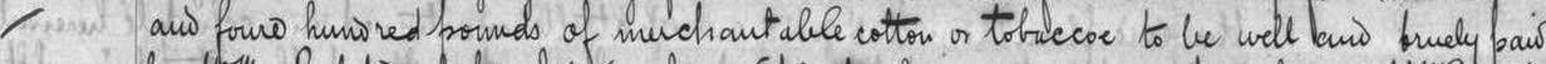
#> input picture data/processed_images/0F9UPVFDkUYwkiUI.jpg, 3092 x 128 px, found by its file name (shown at 1/2 size); its folder holds only this picture in this run
$ python batch_process_all_images.py
#> lines starting #> are read from the running program, lines starting #| are printed output that depends on the picture; after the words box and inside, x2 and y2 are one past the last pixel; in counts of white or black regions, pixels touching at a corner belong together
### src/preprocessing.py
"""
Advanced Historical Paleography Preprocessing Engine
Designed specifically for 18th-Century Iron Gall Ink on Aged Parchment.

Pillars Implemented:
1. CIELAB Color-Space Ink Isolation (Verso Bleed-Through & Yellowing Suppression: L* - b*)
2. Projection Profile Variance Deskewing (Baseline Straightening for Vertical Column Alignment)
3. Morphological Stroke Healing (3x3 Micro-Gap Closing for Faded Hairline Loops)
4. Dynamic Pixel-Density Scaling (Aspect Ratio Preservation preventing loop compression)
"""

import os
import re
import numpy as np
import pandas as pd
from PIL import Image, ImageOps, ImageFilter
from typing import Tuple, Optional, Dict, Any, List

try:
    import cv2
    cv2.setNumThreads(1)
    HAS_CV2 = True
except ImportError:
    HAS_CV2 = False

# Tier 1 Noise Characters identified during EDA
TIER1_NOISE_CHARS = ['\\', '|', '#', '?', '*']
NOISE_REGEX_PATTERN = re.compile(r'[' + re.escape(''.join(TIER1_NOISE_CHARS)) + r']')


class TextNormalizer:
    """
    Phase 1: Ground-Truth Text Normalizer.
    Cleans target text strings by removing ultra-rare noise symbols
    and compressing extra whitespaces.
    """
    def __init__(self, noise_chars: List[str] = TIER1_NOISE_CHARS):
        self.noise_chars = noise_chars
        self.pattern = re.compile(r'[' + re.escape(''.join(noise_chars)) + r']')

    # [10 lines left out: function clean_text, not called in this run]


class HistoricalPaleographyEnhancer:
    """
    Advanced Paleographic Preprocessing Engine for 18th-century manuscripts.
    """
    def __init__(
        self,
        target_height: int = 128,
        gamma_yellow_suppression: float = 0.65,
        deskew: bool = True,
        heal_strokes: bool = True
    ):
        self.target_height = target_height
        self.gamma = gamma_yellow_suppression
        self.deskew = deskew
        self.heal_strokes = heal_strokes

    def isolate_iron_gall_ink(self, img_rgb: np.ndarray) -> np.ndarray:
        """
        Pillar 2: CIELAB Color-Space Ink Isolation.
        Suppresses yellow parchment background & verso bleed-through via L* - gamma * b*.
        """
        if not HAS_CV2:
            # High-performance NumPy / PIL fallback
            r, g, b = img_rgb[:, :, 0], img_rgb[:, :, 1], img_rgb[:, :, 2]
            # Iron gall ink is dark with low red/green; yellow parchment has high red/green and low blue
            ink_contrast = (0.299 * r + 0.587 * g + 0.114 * b) - (0.5 * (r + g) - b)
            ink_normalized = np.clip(ink_contrast, 0, 255).astype(np.uint8)
            return ink_normalized

        # Convert to CIELAB color space
        lab = cv2.cvtColor(img_rgb, cv2.COLOR_RGB2LAB)
        L, a, b_chan = cv2.split(lab)

        # L* measures darkness; b* measures Yellow (>128) vs Blue (<128)
        # Subtracting yellow opponent suppresses aged parchment staining and bleed-through
        L_float = L.astype(np.float32)
        b_float = b_chan.astype(np.float32) - 128.0

        # Enhance ink darkness while pushing parchment background to white
        ink_signal = L_float - (self.gamma * np.maximum(b_float, 0))
        ink_signal = np.clip(ink_signal, 0, 255).astype(np.uint8)

        # CLAHE on isolated ink signal
        clahe = cv2.createCLAHE(clipLimit=2.0, tileGridSize=(8, 8))
        enhanced = clahe.apply(ink_signal)
        return enhanced

    def find_deskew_angle(self, gray: np.ndarray, max_angle: float = 7.0, step: float = 0.5) -> float:
        """
        Pillar 3: Horizontal Projection Profile Variance Optimization.
        Finds the exact rotation angle that aligns text baselines horizontally.
        """
        best_angle = 0.0
        max_variance = 0.0
        h, w = gray.shape

        # Downsample for ultra-fast angle search (< 2ms)
        small_h = min(64, h)
        small_w = int(w * (small_h / h))
        if HAS_CV2:
            small_img = cv2.resize(gray, (small_w, small_h), interpolation=cv2.INTER_AREA)
        else:
            pil_s = Image.fromarray(gray).resize((small_w, small_h), Image.Resampling.BILINEAR)
            small_img = np.array(pil_s)

        # Binarize text mask for projection
        thresh = small_img < np.percentile(small_img, 30)

        angles = np.arange(-max_angle, max_angle + step, step)
        for angle in angles:
            if HAS_CV2:
                M = cv2.getRotationMatrix2D((small_w / 2, small_h / 2), angle, 1.0)
                rotated = cv2.warpAffine(thresh.astype(np.uint8), M, (small_w, small_h), flags=cv2.INTER_NEAREST)
            else:
                p_rot = Image.fromarray(thresh).rotate(angle, resample=Image.Resampling.NEAREST)
                rotated = np.array(p_rot)

            # Horizontal projection profile: sum across columns
            profile = np.sum(rotated, axis=1)
            variance = np.var(profile)

            if variance > max_variance:
                max_variance = variance
                best_angle = angle

        return best_angle

    def apply_deskew(self, img: np.ndarray, angle: float) -> np.ndarray:
        """Rotates image by optimal baseline angle."""
        if abs(angle) < 0.2:
            return img

        h, w = img.shape[:2]
        if HAS_CV2:
            M = cv2.getRotationMatrix2D((w / 2, h / 2), angle, 1.0)
            rotated = cv2.warpAffine(img, M, (w, h), borderMode=cv2.BORDER_REPLICATE)
            return rotated
        else:
            pil_img = Image.fromarray(img)
            return np.array(pil_img.rotate(angle, resample=Image.Resampling.BICUBIC, fillcolor=255))

    def heal_faded_strokes(self, gray: np.ndarray) -> np.ndarray:
        """
        Pillar 4: Morphological Closing (3x3 Kernel).
        Bridges 1-2px hairline gaps in faded cursive loops without blurring.
        """
        if not HAS_CV2:
            pil_img = Image.fromarray(gray)
            # Subtle min/max filter sequence equivalent to closing
            return np.array(pil_img.filter(ImageFilter.MinFilter(3)).filter(ImageFilter.MaxFilter(3)))

        # Inverted mask so ink is foreground
        inv = 255 - gray
        kernel = cv2.getStructuringElement(cv2.MORPH_ELLIPSE, (3, 3))
        closed_inv = cv2.morphologyEx(inv, cv2.MORPH_CLOSE, kernel)
        healed = 255 - closed_inv
        return healed

    def process_image(self, img_rgb: np.ndarray) -> np.ndarray:
        """
        Full 4-Pillar Paleography Pipeline.
        """
        # Step 1: CIELAB Ink Isolation
        isolated = self.isolate_iron_gall_ink(img_rgb)

        # Step 2: Projection Profile Deskewing
        if self.deskew:
            angle = self.find_deskew_angle(isolated)
            isolated = self.apply_deskew(isolated, angle)

        # Step 3: Morphological Stroke Healing
        if self.heal_strokes:
            isolated = self.heal_faded_strokes(isolated)

        # Step 4: Dynamic Pixel-Density Scaling (Aspect Ratio Preservation)
        orig_h, orig_w = isolated.shape[:2]
        aspect_ratio = orig_w / float(orig_h)
        new_w = max(1, int(round(self.target_height * aspect_ratio)))

        if HAS_CV2:
            resized = cv2.resize(isolated, (new_w, self.target_height), interpolation=cv2.INTER_CUBIC)
            rgb_out = cv2.cvtColor(resized, cv2.COLOR_GRAY2RGB)
        else:
            pil_gray = Image.fromarray(isolated)
            resized = pil_gray.resize((new_w, self.target_height), Image.Resampling.BICUBIC)
            rgb_out = np.array(resized.convert('RGB'))

        return rgb_out

    def process_file_to_pil(self, file_path: str) -> Image.Image:
        """Loads file, runs paleography pipeline, returns PIL Image."""
        with Image.open(file_path) as img:
            rgb = np.array(img.convert('RGB'))
            processed = self.process_image(rgb)
            return Image.fromarray(processed)


# Alias ImageEnhancer to the advanced HistoricalPaleographyEnhancer for seamless backward compatibility
ImageEnhancer = HistoricalPaleographyEnhancer

### scratch/batch_process_all_images.py
import os
import sys
import pandas as pd
from concurrent.futures import ThreadPoolExecutor, as_completed
from PIL import Image

# Ensure project root is in sys.path
SCRIPT_DIR = os.path.dirname(os.path.abspath(__file__))
PROJECT_ROOT = os.path.abspath(os.path.join(SCRIPT_DIR, '..'))
if PROJECT_ROOT not in sys.path:
    sys.path.insert(0, PROJECT_ROOT)

from src.preprocessing import HistoricalPaleographyEnhancer

def process_single_image(img_id, src_dir, dst_dir, enhancer):
    src_path = os.path.join(src_dir, f"{img_id}.jpg")
    dst_path = os.path.join(dst_dir, f"{img_id}.jpg")

    if not os.path.exists(src_path):
        return img_id, False, "Source file not found"

    try:
        pil_img = enhancer.process_file_to_pil(src_path)
        pil_img.save(dst_path, format="JPEG", quality=95)
        return img_id, True, "Success"
    except Exception as e:
        return img_id, False, str(e)

def main():
    print("==================================================================")
    print(" BATCH PALEOGRAPHY PREPROCESSING (CIELAB + DESKEW + HEALING) ")
    print("==================================================================")

    src_img_dir = os.path.join(PROJECT_ROOT, 'images')
    dst_img_dir = os.path.join(PROJECT_ROOT, 'data', 'processed_images')
    os.makedirs(dst_img_dir, exist_ok=True)

    train_csv = os.path.join(PROJECT_ROOT, 'Train.csv')
    test_csv = os.path.join(PROJECT_ROOT, 'Test.csv')

    train_df = pd.read_csv(train_csv)
#> (reads Train.csv from the repository)
    test_df = pd.read_csv(test_csv)
#> (reads Test.csv from the repository)

    all_ids = sorted(list(set(train_df['ID'].tolist() + test_df['ID'].tolist())))
    print(f"Total unique images to process: {len(all_ids):,} (Train: {len(train_df):,}, Test: {len(test_df):,})")

    enhancer = HistoricalPaleographyEnhancer(target_height=128, gamma_yellow_suppression=0.65, deskew=True, heal_strokes=True)

    success_count = 0
    fail_count = 0
    errors = []

    num_workers = min(16, os.cpu_count() or 4)
    print(f"Starting parallel processing with {num_workers} worker threads...\n")

    with ThreadPoolExecutor(max_workers=num_workers) as executor:
        futures = {
            executor.submit(process_single_image, img_id, src_img_dir, dst_img_dir, enhancer): img_id
            for img_id in all_ids
        }
#> in process_file_to_pil, img is the input picture: PIL image 3092x128 RGB; min 2, max 255, mean 189.2
#> in isolate_iron_gall_ink, `lab = cv2.cvtColor(img_rgb, cv2.COLOR_RGB2LAB)`: lab: shape (128, 3092, 3); mean of channels 0, 1, 2 194.5, 128, 128
#> in isolate_iron_gall_ink, `L, a, b_chan = cv2.split(lab)`: a: shape (128, 3092); every value is 128
#> in isolate_iron_gall_ink, `b_float = b_chan.astype(np.float32) - 128.0`: b_float: shape (128, 3092) float32; every value is 0
#> in isolate_iron_gall_ink, `enhanced = clahe.apply(ink_signal)`:
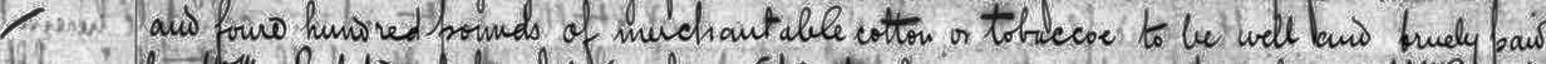
#> enhanced: shape (128, 3092) (shown at 1/2 size); min 0, max 255, mean 175.5
#> in find_deskew_angle, `small_img = cv2.resize(gray, (small_w, small_h), interpolation=cv2.INT..`:
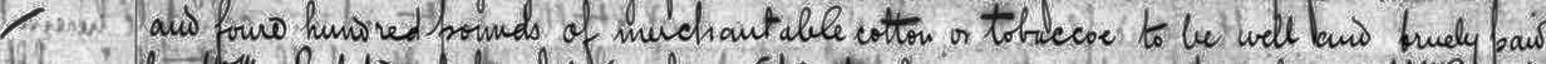
#> small_img: shape (64, 1546); min 1, max 255, mean 175.6
#> in find_deskew_angle, `thresh = small_img < np.percentile(small_img, 30)`:
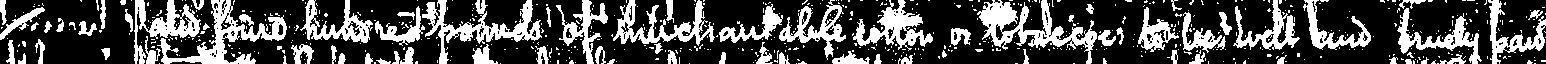
#> thresh: shape (64, 1546) bool; 29.6% white; 660 white regions (584 under 20 px), largest, box (x1, y1, x2, y2) and area: (977, 0, 1097, 64) 2494, (157, 0, 287, 64) 2262, (422, 0, 542, 64) 2144
#> the loop in find_deskew_angle, `for angle in angles:` made 29 passes
#> (variance, max_variance) on passes 1, 2, 3, 4, 8, 9, 10, 11, 12, 13, 14, 15: (576.5, 576.5), (649.6, 649.6), (874.9, 874.9), (1431.2, 1431.2), (1762.3, 1762.3), (2994.7, 2994.7), (4761.5, 4761.5), (6330.4, 6330.4), (9702.7, 9702.7), (17481.5, 17481.5), (21818.8, 21818.8), (30627.1, 30627.1)
#> variance on passes 5, 6, 7, 17, 18, 19: 1349, 1334.6, 1248.2, 50949.9, 36029.9, 21501.4
#> pass 1, in find_deskew_angle, `rotated = cv2.warpAffine(thresh.astype(np.uint8), M, (small_w, small_h..`:
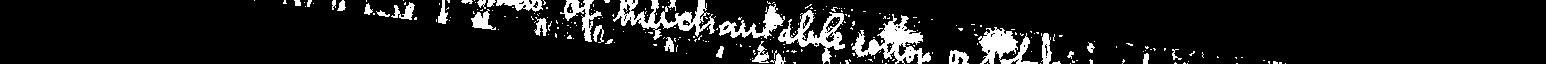
#> rotated: shape (64, 1546); values 0 (black) and 1 (white), 10% white; 261 white regions (228 under 20 px), largest, box (x1, y1, x2, y2) and area: (852, 14, 931, 64) 1543, (613, 0, 715, 40) 1385, (778, 10, 845, 64) 1168
#> pass 3, in find_deskew_angle, `rotated = cv2.warpAffine(thresh.astype(np.uint8), M, (small_w, small_h..`:
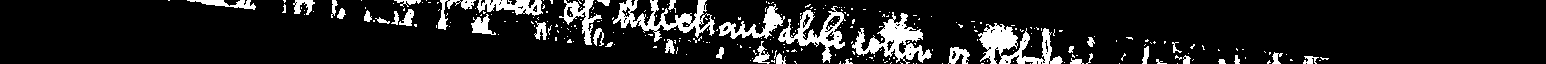
#> rotated: shape (64, 1546); values 0 (black) and 1 (white), 11.8% white; 286 white regions (244 under 20 px), largest, box (x1, y1, x2, y2) and area: (978, 23, 1063, 64) 1590, (852, 12, 932, 64) 1554, (613, 0, 715, 42) 1438
#> after the loop in find_deskew_angle, `for angle in angles:`: best_angle = 0.5; max_variance = 56960.6
#> in process_image, `angle = self.find_deskew_angle(isolated)`: angle = 0.5
#> in apply_deskew, `M = cv2.getRotationMatrix2D((w / 2, h / 2), angle, 1.0)`: M = [[1, 0.00873, -0.5], [-0.00873, 1, 13.49]]
#> in apply_deskew, `rotated = cv2.warpAffine(img, M, (w, h), borderMode=cv2.BORDER_REPLICA..`:
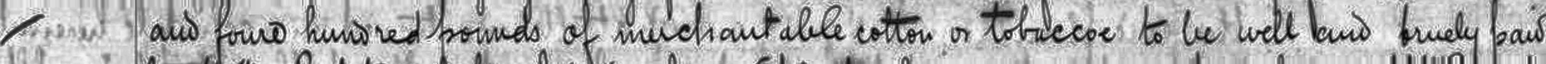
#> rotated: shape (128, 3092) (shown at 1/2 size); min 0, max 255, mean 175.9
#> in heal_faded_strokes, `inv = 255 - gray`:
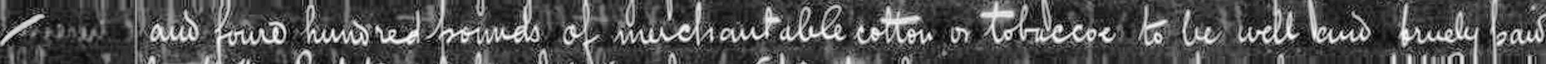
#> inv: shape (128, 3092) (shown at 1/2 size); min 0, max 255, mean 79.1

        completed = 0
        for future in as_completed(futures):
            completed += 1
            img_id, success, msg = future.result()
            if success:
                success_count += 1
            else:
                fail_count += 1
                errors.append((img_id, msg))

            if completed % 500 == 0 or completed == len(all_ids):
                print(f"Progress: {completed:,} / {len(all_ids):,} ({completed/len(all_ids)*100:.1f}%) processed...")

    print("\n--- PALEOGRAPHY PROCESSING COMPLETE ---")
    print(f"[OK] Total Successfully Processed & Saved : {success_count:,}")
    print(f"[OK] Total Destination Images in Directory: {len(os.listdir(dst_img_dir)):,}")
    print(f"Failed Count                           : {fail_count}")

    if errors:
        print("\nErrors encountered:")
        for eid, emsg in errors[:10]:
            print(f"  ID: {eid} -> {emsg}")

if __name__ == '__main__':
    main()
